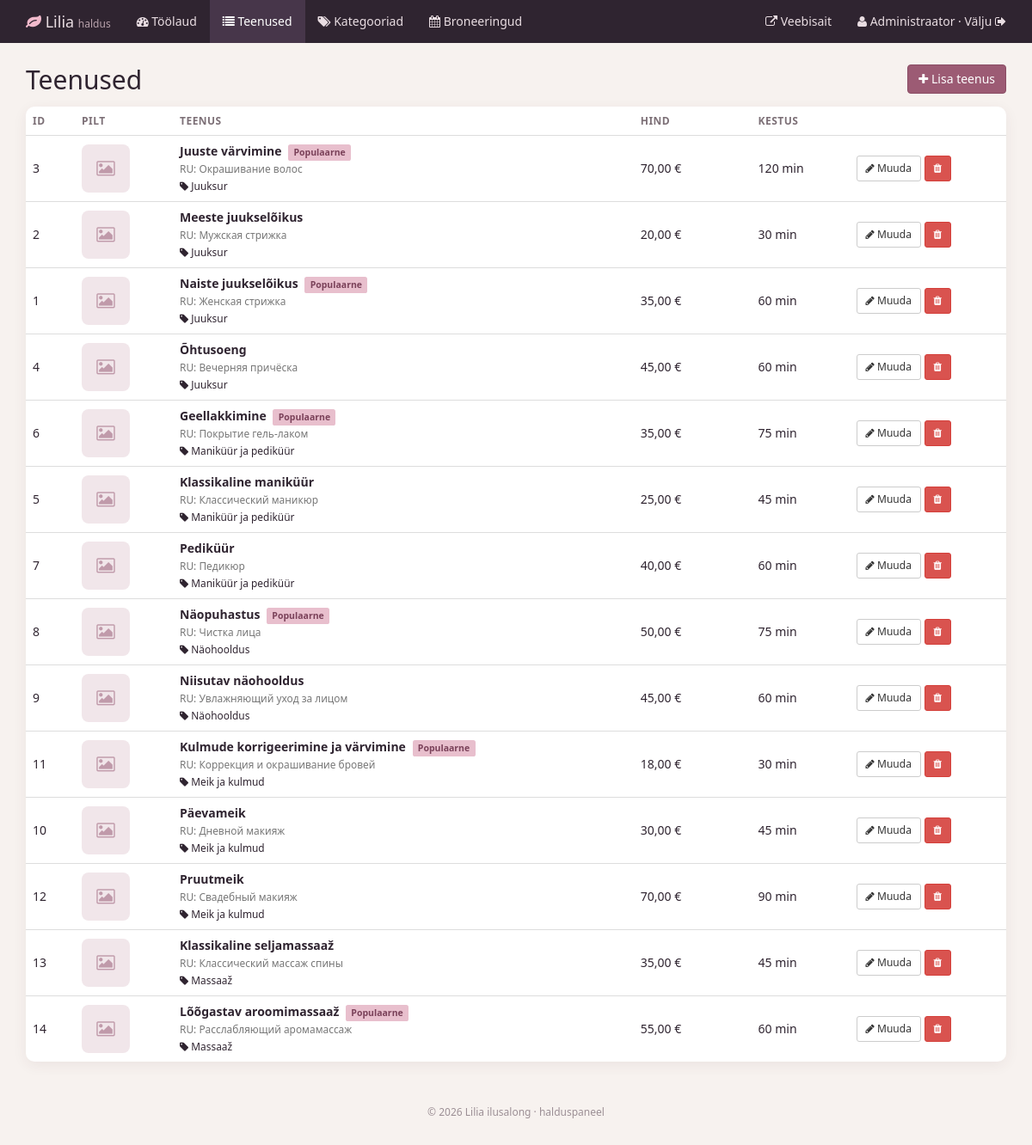
Screenshot of /salon_admin/servicesAdmin (signed in) with the database file from the repository.
### tables this page shows
CREATE TABLE services (
    id             INT AUTO_INCREMENT PRIMARY KEY,
    category_id    INT NOT NULL,
    title_et       VARCHAR(150) NOT NULL,
    title_ru       VARCHAR(150) NOT NULL,
    description_et TEXT NOT NULL,
    description_ru TEXT NOT NULL,
    price          DECIMAL(6,2) NOT NULL,
    duration_min   INT NOT NULL,
    picture        VARCHAR(255) NULL,
    is_popular     TINYINT(1) NOT NULL DEFAULT 0,
    created_at     TIMESTAMP NOT NULL DEFAULT CURRENT_TIMESTAMP,
    CONSTRAINT fk_services_category FOREIGN KEY (category_id)
        REFERENCES categories(id) ON DELETE RESTRICT
);

CREATE TABLE categories (
    id         INT AUTO_INCREMENT PRIMARY KEY,
    name_et    VARCHAR(100) NOT NULL,
    name_ru    VARCHAR(100) NOT NULL,
    icon       VARCHAR(30)  NOT NULL DEFAULT 'sparkle',
    sort_order INT NOT NULL DEFAULT 0
);

### salon_admin/controllerAdmin/controllerAdminService.php (called while the page is built, shortened)
<?php
class controllerAdminService {
    public static function ServiceList() {
        $arr = modelAdminService::getServiceList();
        include_once 'viewAdmin/serviceList.php';
    }
}

### salon_admin/routeAdmin/routingAdmin.php (called while the page is built)
<?php
$host = explode('?', $_SERVER['REQUEST_URI'])[0];
$num  = substr_count($host, '/');
$path = explode('/', $host)[$num];
$isPost = $_SERVER['REQUEST_METHOD'] === 'POST';
$id = isset($_GET['id']) ? (int)$_GET['id'] : 0;
if ($path == '' OR $path == 'index.php') {
    $response = controllerAdmin::formLoginSite();
}
elseif ($path == 'login') {
    $response = controllerAdmin::loginAction();
}
elseif ($path == 'logout') {
    $response = controllerAdmin::logoutAction();
}
elseif (!modelAdmin::isAdmin()) {
    $response = controllerAdmin::formLoginSite();
}
elseif ($path == 'dashboard') {
    $response = controllerAdmin::dashboard();
}
elseif ($path == 'servicesAdmin') {
    $response = controllerAdminService::ServiceList();
}
elseif ($path == 'serviceAdd') {
    $response = controllerAdminService::ServiceAddForm();
}
elseif ($path == 'serviceAddResult' and $isPost) {
    $response = controllerAdminService::ServiceAddResult();
}
elseif ($path == 'serviceEdit' and $id) {
    $response = controllerAdminService::ServiceEditForm($id);
}
elseif ($path == 'serviceEditResult' and $id and $isPost) {
    $response = controllerAdminService::ServiceEditResult($id);
}
elseif ($path == 'serviceDel' and $id) {
    $response = controllerAdminService::ServiceDeleteForm($id);
}
elseif ($path == 'serviceDelResult' and $id and $isPost) {
    $response = controllerAdminService::ServiceDeleteResult($id);
}
elseif ($path == 'categoriesAdmin') {
    $response = controllerAdminCategory::CategoryList();
}
elseif ($path == 'categoryAdd' and $isPost) {
    $response = controllerAdminCategory::CategoryAdd();
}
elseif ($path == 'categoryEdit' and $id) {
    $response = controllerAdminCategory::CategoryEditForm($id);
}
elseif ($path == 'categoryEditResult' and $id and $isPost) {
    $response = controllerAdminCategory::CategoryEditResult($id);
}
elseif ($path == 'categoryDel' and $id and $isPost) {
    $response = controllerAdminCategory::CategoryDelete($id);
}
elseif ($path == 'bookingsAdmin') {
    $response = controllerAdminBooking::BookingList();
}
elseif ($path == 'bookingStatus' and $isPost) {
    $response = controllerAdminBooking::BookingStatus();
}
elseif ($path == 'bookingDel' and $isPost) {
    $response = controllerAdminBooking::BookingDelete();
}
else {
    $response = controllerAdmin::error404();
}

### salon_admin/index.php (called while the page is built, shortened)
<?php
require_once '../inc/Database.php';
require_once '../inc/Lang.php';
include_once 'modelAdmin/modelAdminService.php';
include_once 'controllerAdmin/controllerAdminService.php';
include 'routeAdmin/routingAdmin.php';

### inc/Database.php (called while the page is built, shortened)
<?php
class Database {
    private $conn;
    private $host;
    private $user;
    private $password;
    private $baseName;
    function __construct() {
        $this->host     = getenv('DB_HOST') ?: 'db';
        $this->user     = getenv('DB_USER') ?: 'root';
        $this->password = getenv('DB_PASSWORD') !== false ? getenv('DB_PASSWORD') : 'root';
        $this->baseName = getenv('DB_NAME') ?: 'ilusalong';
    }
    function connect() {
        if (!$this->conn) {
            try {
                $this->conn = new PDO(
                    'mysql:host=' . $this->host . ';dbname=' . $this->baseName . ';charset=utf8mb4',
                    $this->user,
                    $this->password,
                    array(PDO::ATTR_ERRMODE => PDO::ERRMODE_EXCEPTION)
                );
            } catch (Exception $e) {
                die('Connection failed : ' . $e->getMessage());
            }
        }
        return $this->conn;
    }
    function getAll($query, $params = array()) {
        $stmt = $this->conn->prepare($query);
        $stmt->execute($params);
        return $stmt->fetchAll(PDO::FETCH_ASSOC);
    }
}

### salon_admin/modelAdmin/modelAdminService.php (called while the page is built, shortened)
<?php
class modelAdminService {
    public static function getServiceList() {
        $db = new Database();
        return $db->getAll(
            "SELECT s.*, c.name_et AS category_et, c.icon
             FROM services s JOIN categories c ON c.id = s.category_id
             ORDER BY c.sort_order, s.title_et"
        );
    }
}

### inc/Lang.php (called while the page is built, shortened)
<?php
function e($value) {
    return htmlspecialchars((string)$value, ENT_QUOTES, 'UTF-8');
}

### salon_admin/viewAdmin/serviceList.php (the view, shortened to what this page needs)
<div class="page-header-row">
    <h2>Teenused</h2>
    <a class="btn btn-primary" href="serviceAdd"><i class="fa fa-plus"></i> Lisa teenus</a>
</div>
<div class="panel panel-default">
    <div class="table-responsive">
        <table class="table table-hover">
            <tr>
                <th width="5%">ID</th>
                <th width="10%">Pilt</th>
                <th>Teenus</th>
                <th width="12%">Hind</th>
                <th width="10%">Kestus</th>
                <th width="16%"></th>
            </tr>
            <?php foreach ($arr as $row): ?>
                <tr>
                    <td><?php echo (int)$row['id']; ?></td>
                    <td>
                        <?php if ($row['picture']): ?>
                            <img class="thumb" src="../<?php echo e($row['picture']); ?>" alt="">
                        <?php else: ?>
                            <span class="thumb thumb-empty"><i class="fa fa-image"></i></span>
                        <?php endif; ?>
                    </td>
                    <td>
                        <b><?php echo e($row['title_et']); ?></b>
                        <?php if ($row['is_popular']): ?><span class="label label-pink">Populaarne</span><?php endif; ?><br>
                        <small class="text-muted">RU: <?php echo e($row['title_ru']); ?></small><br>
                        <small><i class="fa fa-tag"></i> <?php echo e($row['category_et']); ?></small>
                    </td>
                    <td><?php echo e(number_format($row['price'], 2, ',', ' ')); ?> €</td>
                    <td><?php echo (int)$row['duration_min']; ?> min</td>
                    <td class="actions">
                        <a class="btn btn-default btn-sm" href="serviceEdit?id=<?php echo (int)$row['id']; ?>"><i class="fa fa-pencil"></i> Muuda</a>
                        <a class="btn btn-danger btn-sm" href="serviceDel?id=<?php echo (int)$row['id']; ?>"><i class="fa fa-trash"></i></a>
                    </td>
                </tr>
            <?php endforeach; ?>
        </table>
    </div>
</div>
<?php include 'viewAdmin/templates/layout.php';

### salon_admin/public/css/admin.css (style rules this page uses)
body { background: #f7f2ef; color: #2f2430; font-family: 'Segoe UI', system-ui, sans-serif; }
a { color: #9c5b74; }
h2 { margin-top: 10px; }
.btn-primary { background: #9c5b74; border-color: #8a4d65; }
.label-pink { background: #e8bfcd; color: #7a4159; margin-left: 4px; }
.panel { border: 0; border-radius: 10px; box-shadow: 0 4px 16px rgba(80, 45, 60, .07); }
.table > tbody > tr > th { border-top: 0; color: #7c6f76; font-weight: 600; font-size: 12px; text-transform: uppercase; letter-spacing: .04em; }
.table > tbody > tr > td { vertical-align: middle; }
.page-header-row { display: flex; justify-content: space-between; align-items: center; flex-wrap: wrap; gap: 10px; margin-bottom: 15px; }
.page-header-row h2 { margin: 0; }
.actions { white-space: nowrap; }
.thumb { width: 56px; height: 56px; object-fit: cover; border-radius: 8px; display: inline-block; }
.thumb-empty { background: #f1e6ea; color: #c09aaa; text-align: center; line-height: 56px; font-size: 20px; }

### rows the page displays
services: id "3", title_et "Juuste värvimine", is_popular "Populaarne", title_ru "Окрашивание волос", category.name_et "Juuksur", price "70,00", duration_min "120"
services: id "2", title_et "Meeste juukselõikus", title_ru "Мужская стрижка", category.name_et "Juuksur", price "20,00", duration_min "30"
services: id "1", title_et "Naiste juukselõikus", is_popular "Populaarne", title_ru "Женская стрижка", category.name_et "Juuksur", price "35,00", duration_min "60"
services: id "4", title_et "Õhtusoeng", title_ru "Вечерняя причёска", category.name_et "Juuksur", price "45,00", duration_min "60"
services: id "6", title_et "Geellakkimine", is_popular "Populaarne", title_ru "Покрытие гель-лаком", category.name_et "Maniküür ja pediküür", price "35,00", duration_min "75"
services: id "5", title_et "Klassikaline maniküür", title_ru "Классический маникюр", category.name_et "Maniküür ja pediküür", price "25,00", duration_min "45"
services: id "7", title_et "Pediküür", title_ru "Педикюр", category.name_et "Maniküür ja pediküür", price "40,00", duration_min "60"
services: id "8", title_et "Näopuhastus", is_popular "Populaarne", title_ru "Чистка лица", category.name_et "Näohooldus", price "50,00", duration_min "75"
services: id "9", title_et "Niisutav näohooldus", title_ru "Увлажняющий уход за лицом", category.name_et "Näohooldus", price "45,00", duration_min "60"
services: id "11", title_et "Kulmude korrigeerimine ja värvimine", is_popular "Populaarne", title_ru "Коррекция и окрашивание бровей", category.name_et "Meik ja kulmud", price "18,00", duration_min "30"
services: id "10", title_et "Päevameik", title_ru "Дневной макияж", category.name_et "Meik ja kulmud", price "30,00", duration_min "45"
services: id "12", title_et "Pruutmeik", title_ru "Свадебный макияж", category.name_et "Meik ja kulmud", price "70,00", duration_min "90"
services: id "13", title_et "Klassikaline seljamassaaž", title_ru "Классический массаж спины", category.name_et "Massaaž", price "35,00", duration_min "45"
services: id "14", title_et "Lõõgastav aroomimassaaž", is_popular "Populaarne", title_ru "Расслабляющий аромамассаж", category.name_et "Massaaž", price "55,00", duration_min "60"

### other values shown
$_SESSION['name'] "Administraator"
